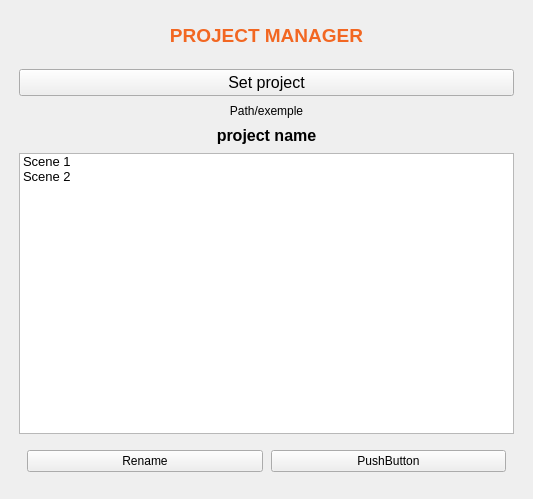
<?xml version="1.0" encoding="UTF-8"?>
<ui version="4.0">
 <class>Form</class>
 <widget class="QWidget" name="Form">
  <property name="geometry">
   <rect>
    <x>0</x>
    <y>0</y>
    <width>533</width>
    <height>499</height>
   </rect>
  </property>
  <property name="minimumSize">
   <size>
    <width>300</width>
    <height>0</height>
   </size>
  </property>
  <property name="windowTitle">
   <string>Form</string>
  </property>
  <layout class="QGridLayout" name="gridLayout">
   <item row="0" column="0">
    <layout class="QVBoxLayout" name="verticalLayout">
     <property name="spacing">
      <number>8</number>
     </property>
     <property name="sizeConstraint">
      <enum>QLayout::SetMaximumSize</enum>
     </property>
     <property name="leftMargin">
      <number>8</number>
     </property>
     <property name="rightMargin">
      <number>8</number>
     </property>
     <property name="bottomMargin">
      <number>8</number>
     </property>
     <item>
      <widget class="QLabel" name="title">
       <property name="minimumSize">
        <size>
         <width>0</width>
         <height>50</height>
        </size>
       </property>
       <property name="maximumSize">
        <size>
         <width>16777215</width>
         <height>16777215</height>
        </size>
       </property>
       <property name="palette">
        <palette>
         <active>
          <colorrole role="WindowText">
           <brush brushstyle="SolidPattern">
            <color alpha="255">
             <red>242</red>
             <green>103</green>
             <blue>34</blue>
            </color>
           </brush>
          </colorrole>
         </active>
         <inactive>
          <colorrole role="WindowText">
           <brush brushstyle="SolidPattern">
            <color alpha="255">
             <red>242</red>
             <green>103</green>
             <blue>34</blue>
            </color>
           </brush>
          </colorrole>
         </inactive>
         <disabled>
          <colorrole role="WindowText">
           <brush brushstyle="SolidPattern">
            <color alpha="255">
             <red>120</red>
             <green>120</green>
             <blue>120</blue>
            </color>
           </brush>
          </colorrole>
         </disabled>
        </palette>
       </property>
       <property name="font">
        <font>
         <family>Segoe UI</family>
         <pointsize>14</pointsize>
         <weight>75</weight>
         <bold>true</bold>
         <underline>false</underline>
        </font>
       </property>
       <property name="cursor">
        <cursorShape>ArrowCursor</cursorShape>
       </property>
       <property name="mouseTracking">
        <bool>true</bool>
       </property>
       <property name="text">
        <string>PROJECT MANAGER</string>
       </property>
       <property name="textFormat">
        <enum>Qt::AutoText</enum>
       </property>
       <property name="alignment">
        <set>Qt::AlignCenter</set>
       </property>
       <property name="margin">
        <number>8</number>
       </property>
       <property name="textInteractionFlags">
        <set>Qt::LinksAccessibleByKeyboard|Qt::LinksAccessibleByMouse</set>
       </property>
      </widget>
     </item>
     <item>
      <widget class="QPushButton" name="setproj_btn">
       <property name="font">
        <font>
         <family>Segoe UI</family>
         <pointsize>12</pointsize>
        </font>
       </property>
       <property name="cursor">
        <cursorShape>PointingHandCursor</cursorShape>
       </property>
       <property name="autoFillBackground">
        <bool>true</bool>
       </property>
       <property name="styleSheet">
        <string notr="true">transition:.25;</string>
       </property>
       <property name="locale">
        <locale language="French" country="France"/>
       </property>
       <property name="text">
        <string>Set project</string>
       </property>
      </widget>
     </item>
     <item>
      <widget class="QLabel" name="proj_path">
       <property name="styleSheet">
        <string notr="true">margin:0 4;</string>
       </property>
       <property name="text">
        <string>Path/exemple</string>
       </property>
       <property name="alignment">
        <set>Qt::AlignCenter</set>
       </property>
      </widget>
     </item>
     <item>
      <widget class="QLabel" name="proj_name">
       <property name="font">
        <font>
         <family>Segoe UI</family>
         <pointsize>12</pointsize>
         <weight>75</weight>
         <bold>true</bold>
        </font>
       </property>
       <property name="text">
        <string>project name</string>
       </property>
       <property name="alignment">
        <set>Qt::AlignCenter</set>
       </property>
      </widget>
     </item>
     <item>
      <widget class="QListWidget" name="scene_list">
       <property name="font">
        <font>
         <pointsize>10</pointsize>
        </font>
       </property>
       <property name="styleSheet">
        <string notr="true"/>
       </property>
       <item>
        <property name="text">
         <string>Scene 1</string>
        </property>
       </item>
       <item>
        <property name="text">
         <string>Scene 2</string>
        </property>
       </item>
      </widget>
     </item>
     <item>
      <layout class="QHBoxLayout" name="horizontalLayout_2">
       <property name="spacing">
        <number>8</number>
       </property>
       <property name="leftMargin">
        <number>8</number>
       </property>
       <property name="topMargin">
        <number>8</number>
       </property>
       <property name="rightMargin">
        <number>8</number>
       </property>
       <property name="bottomMargin">
        <number>8</number>
       </property>
       <item>
        <widget class="QPushButton" name="rename_btn">
         <property name="text">
          <string>Rename</string>
         </property>
        </widget>
       </item>
       <item>
        <widget class="QPushButton" name="pushButton_2">
         <property name="text">
          <string>PushButton</string>
         </property>
        </widget>
       </item>
      </layout>
     </item>
    </layout>
   </item>
  </layout>
 </widget>
 <resources/>
 <connections/>
</ui>
